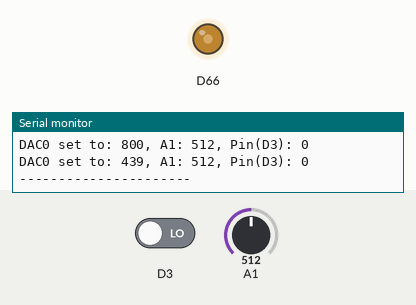
Bench run of a sketch on a simulated Arduino Due. Shown: output pins drawn as LEDs (lit = HIGH), the last lines printed to the serial monitor. The inputs (shaded band) are chosen by the test bench; at power-on: D3 LOW, A1 = 512. Random numbers use the default seed unless the sketch sets one.

Above: at 0.05 s.
At 14.9 s:
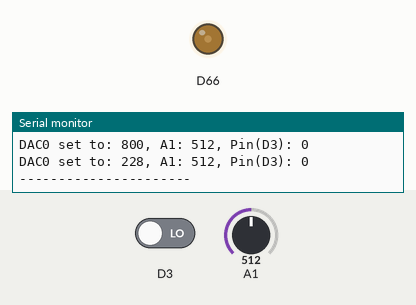
At 29.9 s:
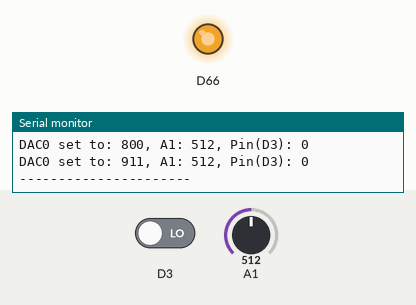
Timing chart, 0 to 39.0 s (numbered marks = the images above):
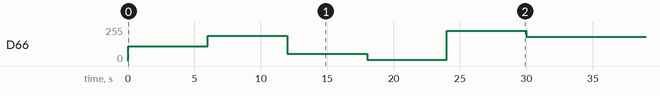

The sketch:

a03-arduino-DAC-to-ADC.ino
```cpp
/*
 * DAC to ADC
 * Digital to Analog Converter (DAC) and  Analog to Digital Converter (ADC)
 * DAC converts a digital signal into analog signal.
 * ADC converts an Analog signal into a digital signal
 *
 * Connect Pin A0 (DAC0) to A1
 * Connect Pin A0 (DAC0) to Pin 3 (D3)
 *
 *
 *  Update Feb 7th, 2020
 *
 *  analogWriteResolution(10) assumed default for DAC 0 - 1023 --> 0 to 3.3 Volts
 *
 *  By Jeremy Ellis twitter @rocksetta
 *  Webpage http://rocksetta.com
 *  Arduino High School Robotics Course at
 *  https://github.com/hpssjellis/arduino-high-school-robotics-course
 *
 */


#include <Arduino.h>  // only needed for https://platformio.org/

void setup() {
  analogWriteResolution(10);
  Serial.begin(9600);
  pinMode(DAC0, OUTPUT);
  pinMode(3, INPUT_PULLDOWN);
  // pinMode(A1, INPUT); You don't have to declare A1 for Analog input, that is the default

}

void loop() {
  myDac(0);
  myDac(800);
  int myRandomNumber  = rand() % 1023;
 // int myRandomNumber  = rand() % 50+380;
  myDac(myRandomNumber);
  Serial.println("----------------------");
  delay(6000); // wait a few seconds

}

void myDac(int myDacSet){

  analogWrite(DAC0, myDacSet);
  Serial.print("DAC0 set to: ");
  Serial.print(myDacSet);

  Serial.print(", A1: ");
  Serial.print(analogRead(A1));

  Serial.print(", Pin(D3): ");
  Serial.println(digitalRead(3));

}
```
